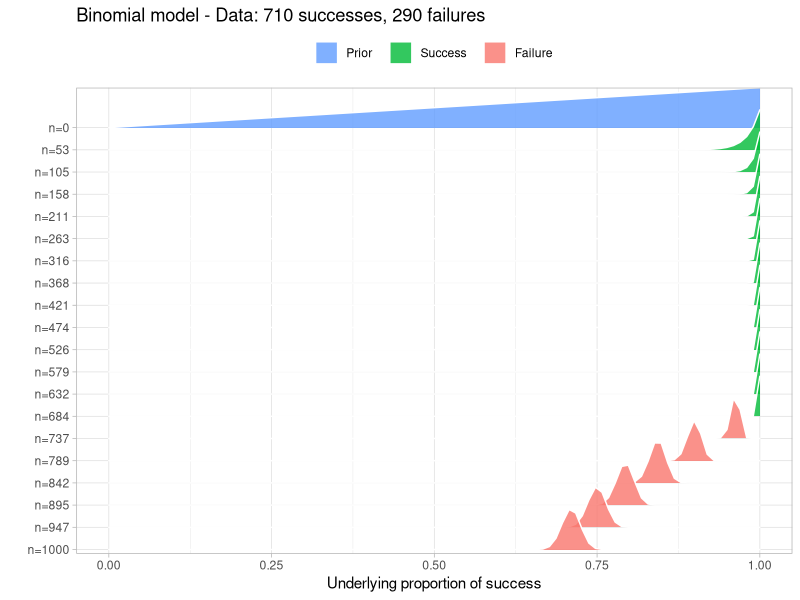
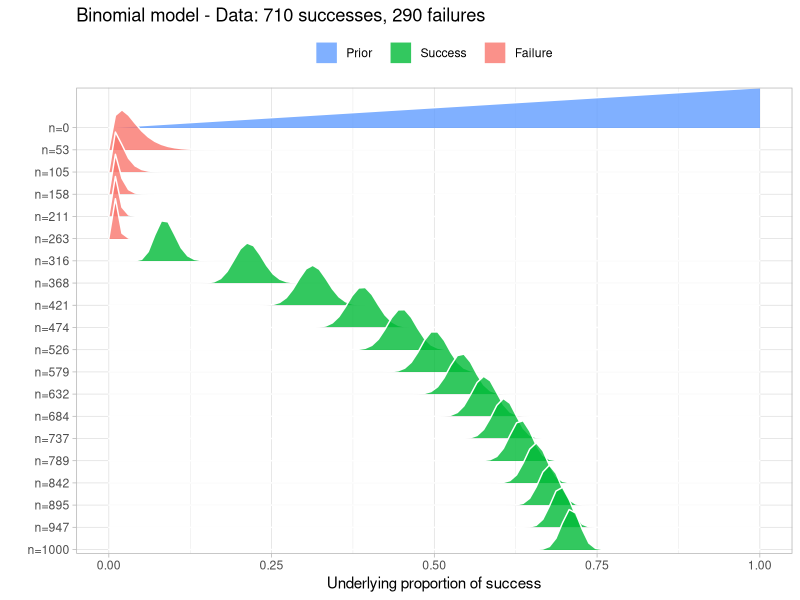
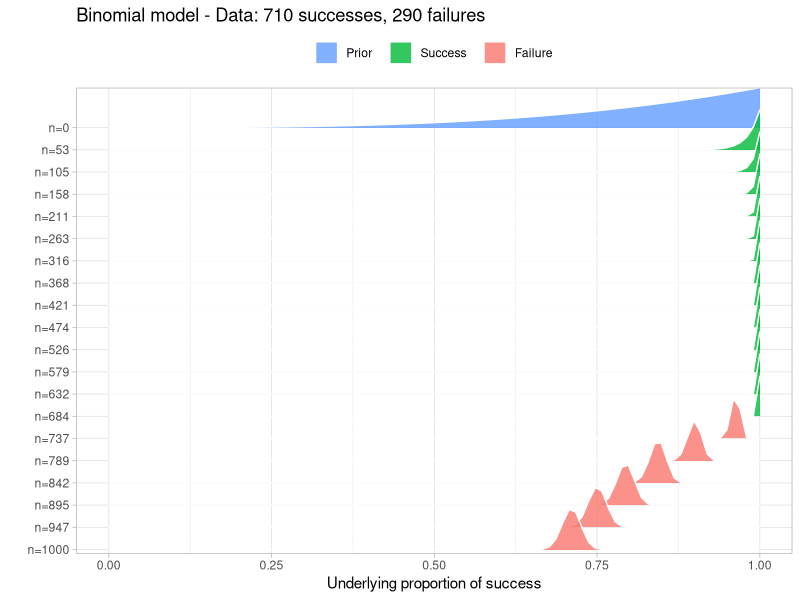

Reproduce these figures in R, in order.
## ---- chunk 1
require(tidyverse) # load package
require(tidytext)
options(digits=4) # print 4 decimal places only
set.seed(1999) # set seed for reproducibility
## ---- chunk 2

library(tidyverse)
library(ggridges)
# Function by Rasmus Baath
# This function takes a number of successes and failures coded as a TRUE/FALSE
# or 0/1 vector. This should be given as the data argument.
# The result is a visualization of the how a Beta-Binomial
# model gradualy learns the underlying proportion of successes 
# using this data. The function also returns a sample from the
# posterior distribution that can be further manipulated and inspected.
# The default prior is a Beta(1,1) distribution, but this can be set using the
# prior_prop argument.
# Make sure the packages tidyverse and ggridges are installed, otherwise run:
# install.packages(c("tidyverse", "ggridges"))
# Example usage:
# data <- c(TRUE, FALSE, TRUE, TRUE, FALSE, TRUE, TRUE)
# prop_model(data)
prop_model <- function(data = c(), prior_prop = c(1, 1), n_draws = 10000) {
  data <- as.logical(data)
  # data_indices decides what densities to plot between the prior and the posterior
  # For 20 datapoints and less we're plotting all of them.
  data_indices <- round(seq(0, length(data), length.out = min(length(data) + 1, 20)))
  # dens_curves will be a data frame with the x & y coordinates for the 
  # denities to plot where x = proportion_success and y = probability
  proportion_success <- c(0, seq(0, 1, length.out = 100), 1)
  dens_curves <- map_dfr(data_indices, function(i) {
    value <- ifelse(i == 0, "Prior", ifelse(data[i], "Success", "Failure"))
    label <- paste0("n=", i)
    probability <- dbeta(proportion_success,
                         prior_prop[1] + sum(data[seq_len(i)]),
                         prior_prop[2] + sum(!data[seq_len(i)]))
    probability <- probability / max(probability)
    data_frame(value, label, proportion_success, probability)
  })
  # Turning label and value into factors with the right ordering for the plot
  dens_curves$label <- fct_rev(factor(dens_curves$label, levels =  paste0("n=", data_indices )))
  dens_curves$value <- factor(dens_curves$value, levels = c("Prior", "Success", "Failure"))
  p <- ggplot(dens_curves, aes(x = proportion_success, y = label,
                               height = probability, fill = value)) +
    ggridges::geom_density_ridges(stat="identity", color = "white", alpha = 0.8,
                                  panel_scaling = TRUE, size = 1) +
    scale_y_discrete("", expand = c(0.01, 0)) +
    scale_x_continuous("Underlying proportion of success") +
    scale_fill_manual(values = hcl(120 * 2:0 + 15, 100, 65), name = "", drop = FALSE,
                      labels =  c("Prior   ", "Success   ", "Failure   ")) +
    ggtitle(paste0(
      "Binomial model - Data: ", sum(data),  " successes, " , sum(!data), " failures")) +
    theme_light() +
    theme(legend.position = "top")
  print(p)
  # Returning a sample from the posterior distribution that can be further 
  # manipulated and inspected
  posterior_sample <- rbeta(n_draws, prior_prop[1] + sum(data), prior_prop[2] + sum(!data))
  invisible(posterior_sample)
}
## ---- chunk 3
trues <- rep(TRUE, times=710)
falses <- rep(FALSE, times=290)
sampledata <- c(trues, falses)

prop_model(sampledata, prior_prop = c(2, 1))
## ---- chunk 4
trues <- rep(TRUE, times=710)
falses <- rep(FALSE, times=290)
sampledata <- c(falses, trues)

prop_model(sampledata, prior_prop = c(2, 1))
## ---- chunk 5
trues <- rep(TRUE, times=710)
falses <- rep(FALSE, times=290)
sampledata <- c(trues, falses)

prop_model(sampledata, prior_prop = c(4, 1))
